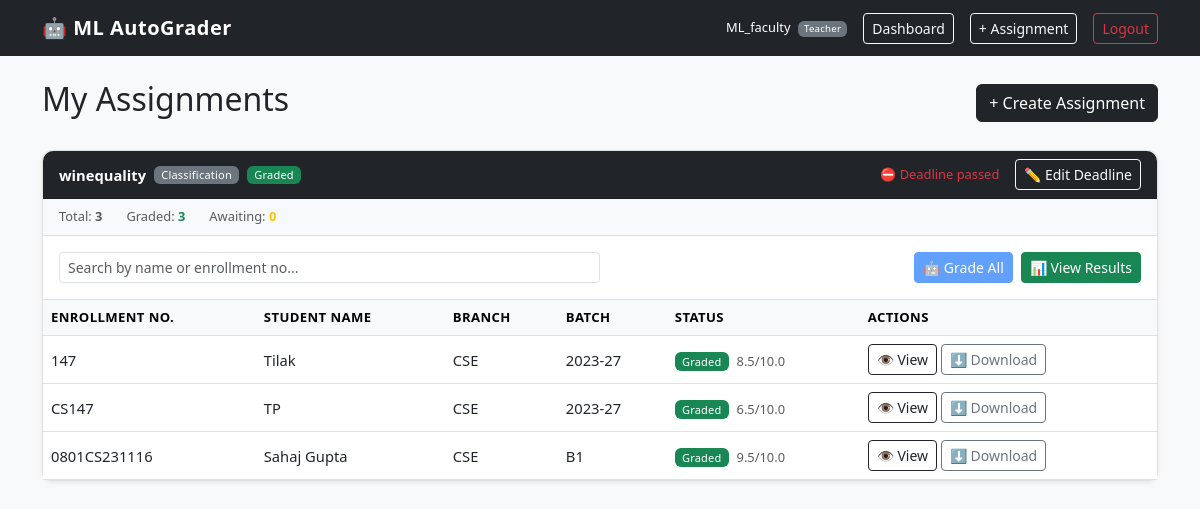
Page /teacher (signed in) on the earlier database version.
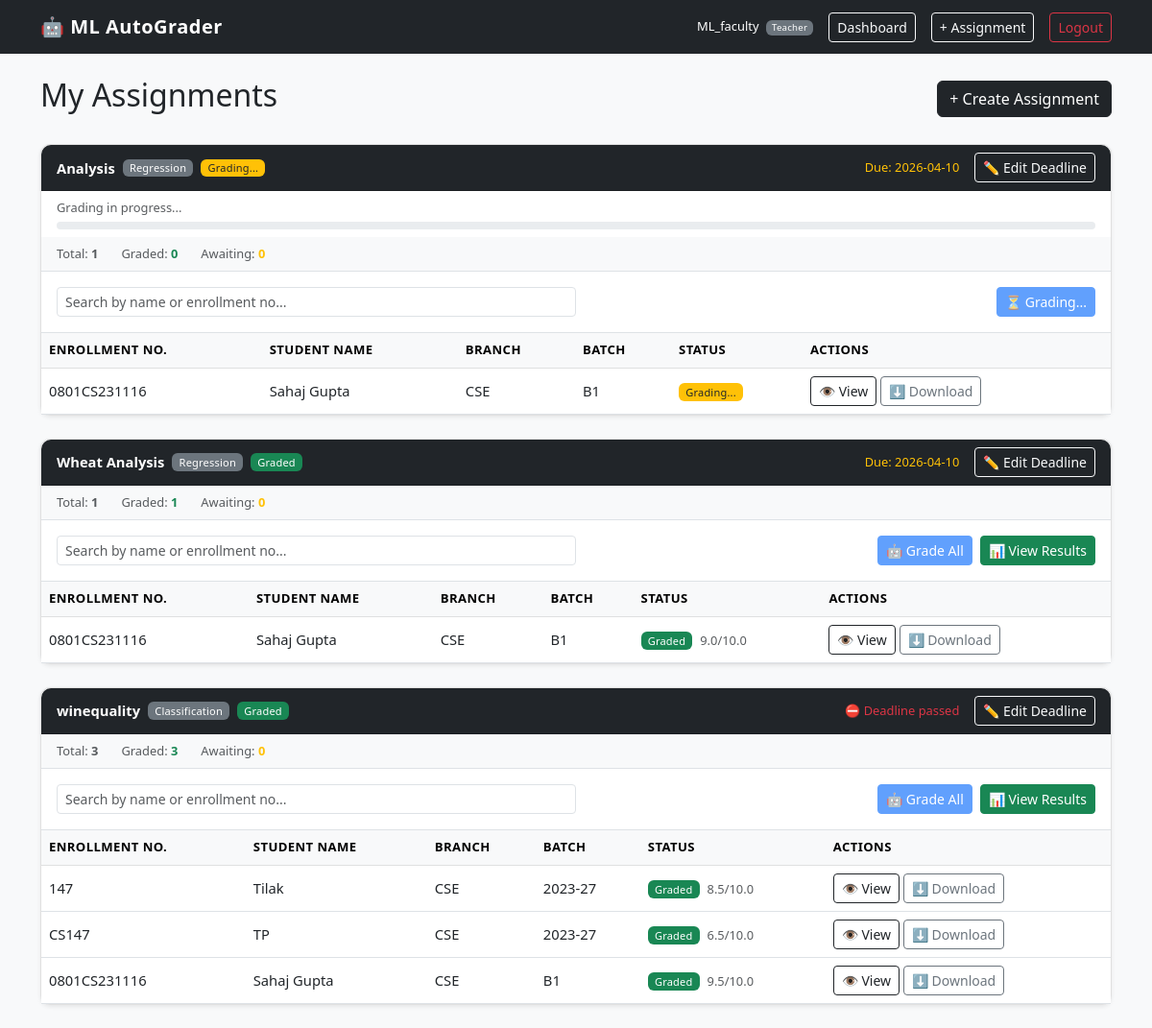
Same page on the later database version.
### models.py (models this page shows, shortened)
class Assignment(db.Model):
    __tablename__ = "assignment"
    id           = db.Column(db.Integer, primary_key=True)
    title        = db.Column(db.String(200), nullable=False)
    description  = db.Column(db.Text,        nullable=False)
    due_date     = db.Column(db.String(50),  nullable=False)
    task_type    = db.Column(db.String(50),  nullable=False)
    rubric_json  = db.Column(db.Text, nullable=False)
    dataset_path = db.Column(db.String(300), nullable=True)
    teacher_id   = db.Column(db.Integer, db.ForeignKey("user.id"), nullable=False)
    grading_status = db.Column(db.String(30), default="pending")
    created_at   = db.Column(db.DateTime, default=datetime.utcnow)
    submissions  = db.relationship("Submission", backref="assignment", lazy=True)
    @property
    def is_past_deadline(self):
        try:
            due = datetime.strptime(self.due_date, "%Y-%m-%d")
            return datetime.utcnow() > due
        except ValueError:
            return False

class User(db.Model, UserMixin):
    __tablename__ = "user"
    id            = db.Column(db.Integer, primary_key=True)
    name          = db.Column(db.String(100), nullable=False)
    email         = db.Column(db.String(120), unique=True, nullable=False)
    password      = db.Column(db.String(200), nullable=False)
    role          = db.Column(db.String(20), nullable=False)
    status        = db.Column(db.String(20), nullable=True, default="approved")
    enrollment_no = db.Column(db.String(50), unique=True, nullable=True)
    branch        = db.Column(db.String(50), nullable=True)
    batch         = db.Column(db.String(50), nullable=True)
    assignments   = db.relationship("Assignment", backref="creator", lazy=True)
    submissions   = db.relationship("Submission", backref="student",  lazy=True)

class Submission(db.Model):
    __tablename__ = "submission"
    id            = db.Column(db.Integer, primary_key=True)
    student_id    = db.Column(db.Integer, db.ForeignKey("user.id"),         nullable=False)
    assignment_id = db.Column(db.Integer, db.ForeignKey("assignment.id"),   nullable=False)
    file_path     = db.Column(db.String(300), nullable=False)
    status        = db.Column(db.String(30), default="submitted")
    score         = db.Column(db.Float,  nullable=True)
    max_score     = db.Column(db.Float,  nullable=True)
    result_json   = db.Column(db.Text, nullable=True)
    released      = db.Column(db.Boolean, default=False)
    submitted_at  = db.Column(db.DateTime, default=datetime.utcnow)
    graded_at     = db.Column(db.DateTime, nullable=True)

### app.py (the view)
@app.route("/teacher")
@login_required
def teacher_dashboard():
    if current_user.role != "teacher":
        return "Access denied", 403
    assignments = Assignment.query.filter_by(
        teacher_id=current_user.id
    ).order_by(Assignment.created_at.desc()).all()
    students = {u.id: u for u in User.query.filter_by(role="student").all()}
    return render_template(
        "teacher/dashboard.html",
        assignments = assignments,
        students    = students,
    )

### app.py (called while the page is built)
@login_manager.user_loader
def load_user(user_id):
    return User.query.get(int(user_id))

### templates/teacher/dashboard.html (shortened to what the changed rows need)
{% extends 'base.html' %}
{% block content %}
<div class="d-flex justify-content-between align-items-center mb-4">
    <h2>My Assignments</h2>
</div>
{% if assignments %}
    {% for assignment in assignments %}
    {% set total_subs  = assignment.submissions | length %}
    {% set graded_subs = assignment.submissions | selectattr('status', 'equalto', 'graded') | list | length %}
    {% set new_subs    = assignment.submissions | selectattr('status', 'equalto', 'submitted') | list | length %}
    <div class="card mb-4 shadow-sm" id="assign-card-{{ assignment.id }}">
        <div class="card-header bg-dark text-white d-flex justify-content-between align-items-center">
            <div class="d-flex align-items-center gap-2">
                <strong>{{ assignment.title }}</strong>
                <span class="badge bg-secondary">{{ assignment.task_type }}</span>
                <span class="badge
                    {% if assignment.grading_status == 'completed' %}bg-success
                    {% elif assignment.grading_status == 'grading' %}bg-warning text-dark
                    {% else %}bg-secondary{% endif %}"
                    id="status-badge-{{ assignment.id }}">
                    {% if assignment.grading_status == 'completed' %}Graded
                    {% elif assignment.grading_status == 'grading' %}Grading...
                    {% else %}Pending{% endif %}
                </span>
            </div>
            <div class="d-flex align-items-center gap-3">
                <small class="{% if assignment.is_past_deadline %}text-danger{% else %}text-warning{% endif %}">
                    {% if assignment.is_past_deadline %}⛔ Deadline passed
                    {% else %}Due: {{ assignment.due_date }}{% endif %}
                </small>
                <button class="btn btn-outline-light btn-sm"
                        data-bs-toggle="modal"
                        data-bs-target="#deadlineModal{{ assignment.id }}">
                    ✏️ Edit Deadline
                </button>
            </div>
        </div>
        <div id="progress-bar-{{ assignment.id }}"
             class="px-3 pt-2 {% if assignment.grading_status != 'grading' %}d-none{% endif %}">
            <div class="d-flex justify-content-between mb-1">
                <small class="text-muted" id="progress-label-{{ assignment.id }}">Grading in progress...</small>
            </div>
            <div class="progress mb-2" style="height:8px">
            </div>
        </div>
        <div class="px-3 py-2 bg-light border-bottom d-flex gap-4">
            <small class="text-muted">Total: <strong>{{ total_subs }}</strong></small>
            <small class="text-muted">Graded: <strong class="text-success" id="graded-count-{{ assignment.id }}">{{ graded_subs }}</strong></small>
            <small class="text-muted">Awaiting: <strong class="text-warning">{{ new_subs }}</strong></small>
        </div>
        <div class="p-3 border-bottom d-flex justify-content-between align-items-center">
            <input type="text"
                   class="form-control form-control-sm w-50 search-input"
                   placeholder="Search by name or enrollment no..."
                   data-table="table-{{ assignment.id }}">
            <div class="d-flex gap-2">
                <button class="btn btn-primary btn-sm grade-all-btn"
                        id="grade-btn-{{ assignment.id }}"
                        data-assign-id="{{ assignment.id }}"
                        {% if assignment.grading_status == 'grading' %}disabled{% endif %}
                        {% if new_subs == 0 and assignment.grading_status != 'grading' %}disabled title="No new submissions"{% endif %}>
                    {% if assignment.grading_status == 'grading' %}
                        ⏳ Grading...
                    {% else %}
                        🤖 Grade All{% if new_subs > 0 %} ({{ new_subs }} new){% endif %}
                    {% endif %}
                </button>
                {% if graded_subs > 0 %}
                <a href="{{ url_for('teacher_view_assignment', assign_id=assignment.id) }}"
                   class="btn btn-success btn-sm">📊 View Results</a>
                {% endif %}
            </div>
        </div>
        <table class="table table-hover mb-0" id="table-{{ assignment.id }}">
            <thead class="table-light">
                <tr>
                    <th>Enrollment No.</th>
                    <th>Student Name</th>
                    <th>Branch</th>
                    <th>Batch</th>
                    <th>Status</th>
                    <th>Actions</th>
                </tr>
            </thead>
            <tbody id="tbody-{{ assignment.id }}">
                {% for sub in assignment.submissions %}
                {% set student = students.get(sub.student_id) %}
                {% if student %}
                <tr id="row-{{ sub.id }}">
                    <td class="enroll">{{ student.enrollment_no }}</td>
                    <td class="sname">{{ student.name }}</td>
                    <td>{{ student.branch or '—' }}</td>
                    <td>{{ student.batch  or '—' }}</td>
                    <td id="status-{{ sub.id }}">
                        {% if sub.status == 'graded' %}
                            <span class="badge bg-success">Graded</span>
                            {% if sub.score is not none %}
                                <span class="ms-1 text-muted small">{{ sub.score }}/{{ sub.max_score }}</span>
                            {% endif %}
                        {% elif sub.status == 'grading' %}
                            <span class="badge bg-warning text-dark">Grading...</span>
                        {% else %}
                            <span class="badge bg-secondary">Submitted</span>
                        {% endif %}
                    </td>
                    <td>
                        <a href="{{ url_for('view_submission', sub_id=sub.id) }}"
                           class="btn btn-outline-dark btn-sm">👁 View</a>
                        <a href="{{ url_for('download_submission', sub_id=sub.id) }}"
                           class="btn btn-outline-secondary btn-sm">⬇ Download</a>
                    </td>
                </tr>
                {% endif %}
                {% endfor %}
            </tbody>
        </table>
    </div>
    {% endfor %}
{% else %}
<div class="text-center py-5 text-muted">
    <h5>No assignments yet.</h5>
    <a href="{{ url_for('create_assignment') }}" class="btn btn-dark mt-2">Create your first assignment</a>
</div>
{% endif %}
{% endblock %}

Differences in the rows shown:
added Assignment: title "Analysis", task_type "Regression", grading_status "Grading...", due_date "2026-04-10", total_subs "1", graded_subs "0", new_subs "0"
added Submission: {{ student.enrollment_no }} "0801CS231116", {{ student.name }} "Sahaj Gupta", {{ student.branch or '—' }} "CSE", {{ student.batch  or '—' }} "B1", status "Grading...", shown under "Analysis"
added Assignment: title "Wheat Analysis", task_type "Regression", grading_status "Graded", due_date "2026-04-10", total_subs "1", graded_subs "1", new_subs "0"
added Submission: {{ student.enrollment_no }} "0801CS231116", {{ student.name }} "Sahaj Gupta", {{ student.branch or '—' }} "CSE", {{ student.batch  or '—' }} "B1", score "9.0", max_score "10.0", shown under "Wheat Analysis"
